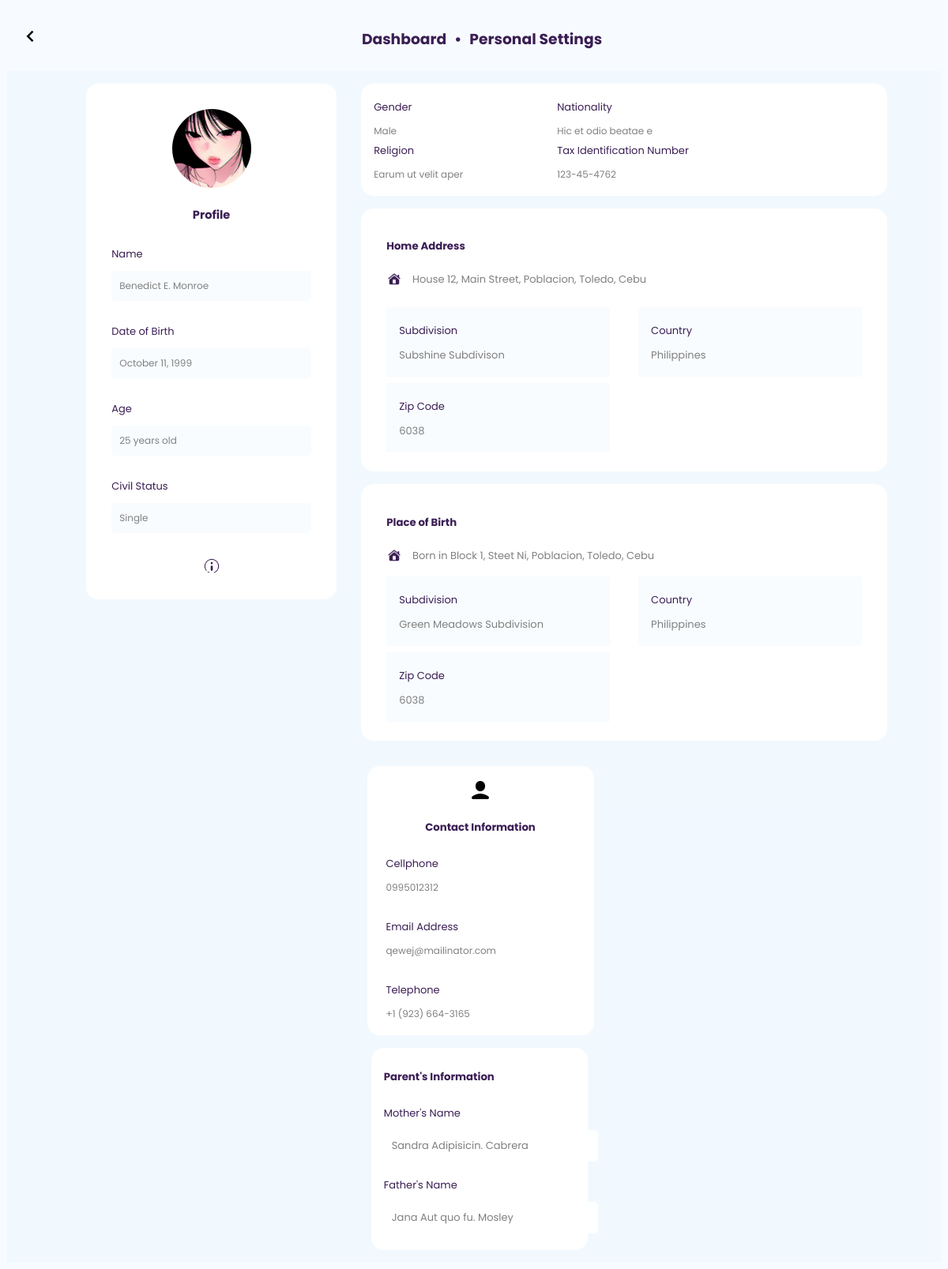
Screenshot of /success.php?id=128 with the database file from the repository.
### tables this page shows
CREATE TABLE `users` (
  `user_id` int(11) NOT NULL,
  `firstname` varchar(50) NOT NULL,
  `lastname` varchar(50) NOT NULL,
  `middle` varchar(50) NOT NULL,
  `dob` date NOT NULL,
  `age` int(50) NOT NULL,
  `sex` enum('Male','Female','Other') NOT NULL,
  `civil_status` varchar(20) NOT NULL,
  `other_status` varchar(50) NOT NULL,
  `tax` varchar(50) NOT NULL,
  `nationality` varchar(50) NOT NULL,
  `religion` varchar(50) NOT NULL,
  `status` varchar(20) NOT NULL
);

CREATE TABLE `addresses` (
  `address_id` int(11) NOT NULL,
  `user_id` int(11) DEFAULT NULL,
  `unit` varchar(10) DEFAULT NULL,
  `house_no` varchar(10) DEFAULT NULL,
  `street` varchar(100) DEFAULT NULL,
  `subdivision` varchar(100) DEFAULT NULL,
  `baranggay` varchar(50) DEFAULT NULL,
  `city_municipality` varchar(50) DEFAULT NULL,
  `province_home` varchar(50) DEFAULT NULL,
  `country` varchar(50) DEFAULT NULL,
  `zip` varchar(10) DEFAULT NULL
);

CREATE TABLE `birth_place` (
  `birth_id` int(11) NOT NULL,
  `user_id` int(11) NOT NULL,
  `b_unit` varchar(100) NOT NULL,
  `b_house` varchar(255) NOT NULL,
  `b_street` varchar(100) NOT NULL,
  `b_subdivision` varchar(100) NOT NULL,
  `b_baranggay` varchar(100) NOT NULL,
  `b_country` varchar(100) NOT NULL,
  `b_zip` int(50) NOT NULL,
  `municipality_birth` varchar(100) NOT NULL,
  `province_birth` varchar(100) NOT NULL
);

CREATE TABLE `contacts` (
  `contact_id` int(11) NOT NULL,
  `user_id` int(11) DEFAULT NULL,
  `mobile` varchar(15) NOT NULL,
  `email` varchar(100) NOT NULL,
  `telephone` varchar(20) DEFAULT NULL
);

CREATE TABLE `parents` (
  `parent_id` int(11) NOT NULL,
  `user_id` int(11) NOT NULL,
  `father_lastname` varchar(50) NOT NULL,
  `father_firstname` varchar(50) NOT NULL,
  `father_middleinitial` varchar(10) DEFAULT NULL,
  `mother_lastname` varchar(50) NOT NULL,
  `mother_firstname` varchar(50) NOT NULL,
  `mother_middleinitial` varchar(10) DEFAULT NULL
);

### model/User.php (called while the page is built, shortened)
<?php
class User
{
    private $conn;
    public function __construct($db_conn)
    {
        $this->conn = $db_conn;
    }
    public function getUserDetails($user_id)
    {
        $query = "SELECT users.user_id, users.firstname, users.lastname, users.middle, users.dob as 'date', users.age, users.sex, users.civil_status as civilStatus, users.other_status as otherStatus, users.tax, users.nationality, users.religion,
        ad.unit, ad.house_no as houseNo, ad.street, ad.subdivision, ad.baranggay, ad.city_municipality as cityMunicipality, ad.province_home, ad.country, ad.zip,
        birth.b_unit as birth_unit, birth.b_house as birth_house, birth.b_subdivision as birth_subdivision, birth.b_baranggay as birth_baranggay, birth.municipality_birth, birth.province_birth, birth.b_country as birth_country,  birth.b_zip as birth_zip, birth.b_street as birth_street,
        contacts.mobile, contacts.email, contacts.telephone,
        parents.father_lastname as lastnameFather, parents.father_firstname as firstnameFather, parents.father_middleinitial as middleinitialFather, parents.mother_lastname as lastnameMother, parents.mother_firstname as firstnameMother, parents.mother_middleinitial as middleinitialMother
        FROM users
        LEFT JOIN addresses ad ON users.user_id = ad.user_id
        LEFT JOIN birth_place birth ON users.user_id = birth.user_id
        LEFT JOIN contacts ON users.user_id = contacts.user_id
        LEFT JOIN parents ON users.user_id = parents.user_id
        WHERE users.user_id = :user_id";
        $statement = $this->conn->prepare($query);
        $statement->bindValue(':user_id', $user_id);
        $statement->execute();
        return $statement->fetch(PDO::FETCH_ASSOC);
    }
}

### success.php (the view, shortened to what this page needs)
<?php
require_once 'config/connection.php';
require_once 'model/User.php';
if (isset($_GET['id'])) {
  $user_id = $_GET['id'];
  $user = new User($conn);
  $data = $user->getUserDetails($user_id);
}
?>
<!DOCTYPE html>
<html lang="en">
<head>
  <link rel="stylesheet" href="assets/css/style.css" />
  <link href='https://unpkg.com/boxicons@2.1.4/css/boxicons.min.css' rel='stylesheet'>
</head>
<body style="background-color: rgba(200, 228, 255, 0.13)">
  <header>
    <div class="back2">
      <button onclick="window.location.href='views/dataView.php'"><i class='bx bx-chevron-left'></i></button>
    </div>
    <div class="header-success" style="margin-inline:auto;">
      <h3>Dashboard</h3>
      <h3>Personal Settings</h3>
    </div>
  </header>
  <div class="wrapper">
    <section>
      <div class="left-card">
        <div class="profile">
          <div class="img">
            <img src="assets/image/profile.png" alt="profile picture" />
          </div>
          <h5>Profile</h5>
        </div>
        <div class="card-info">
          <label for="name">Name</label><br />
          <input type="text" value="<?php echo $data['firstname'] . ' ' . strtoupper(substr($data['middle'], 0, 1)) . '. ' . $data['lastname'] ?>" readonly />
        </div>
        <div class="card-info">
          <br /><label for="date">Date of Birth</label><br />
          <input type="text" value="<?php echo date('F d, Y', strtotime($data['date'])); ?>" readonly />
        </div>
        <div class="card-info">
          <br /><label for="age">Age</label><br />
          <input type="text" value="<?php echo $data['age'] . ' years old'; ?>" readonly />
        </div>
        <div class="card-info">
          <br /><label for="status">Civil Status</label><br />
          <input type="text"
            value="<?php echo ($data['civilStatus'] === 'others' && !empty($data['otherStatus'])) ? $data['otherStatus'] : $data['civilStatus']; ?>"
            readonly />
        </div>
        <div class="info-icon">
          <img src="assets/image/info.png" alt="information" />
        </div>
      </div>
    </section>
    <section class="center-section">
      <div class="board2">
        <div class="card-info">
          <label for="sex">Gender</label><br />
          <input type="text" value="<?php echo $data['sex']; ?>" readonly />
        </div>
        <div class="card-info">
          <label for="nationality">Nationality</label><br />
          <input type="text" value="<?php echo $data['nationality']; ?>" readonly />
        </div>
        <div class="card-info">
          <label for="religion">Religion</label><br />
          <input type="text" value="<?php echo $data['religion']; ?>" readonly />
        </div>
        <div class="card-info">
          <label for="tax">Tax Identification Number</label><br />
          <input type="text" value="<?php echo $data['tax']; ?>" readonly />
        </div>
      </div>
      <div class="home-add-card">
        <div class="head-home-add">
          <h5>Home Address</h5>
        </div>
        <div class="infos">
          <img src="assets/image/home.png" alt="home" />
          <small><?php echo $data['houseNo'] . ', ' . $data['street'] . ', ' . $data['baranggay'] . ', ' . $data['cityMunicipality'] . ', ' . $data['province_home']; ?></small>
        </div>
        <br />
        <div class="infos2">
          <div class="card-info2">
            <label for="subdivision">Subdivision</label><br />
            <input type="text" value="<?php echo $data['subdivision']; ?>" readonly />
          </div>
          <div class="card-info2">
            <label for="country">Country</label><br />
            <input type="text" value="<?php echo $data['country']; ?>" readonly />
          </div>
          <div class="card-info2">
            <label for="zip">Zip Code</label><br />
            <input type="text" value="<?php echo $data['zip']; ?>" readonly />
          </div>
        </div>
      </div>
      <div class="home-add-card">
        <div class="birthplace-card">
          <h5>Place of Birth</h5>
          <div class="birth">
            <img src="assets/image/home.png" alt="home" />
            <small>Born in <?php echo $data['birth_house'] . ', ' . $data['birth_street'] . ', ' . $data['birth_baranggay'] . ', ' . $data['municipality_birth'] . ', ' . $data['province_home']; ?></small>
          </div>
        </div>
        <div class="infos2">
          <div class="card-info2">
            <label for="subdivision">Subdivision</label><br />
            <input type="text" value="<?php echo $data['birth_subdivision']; ?>" readonly />
          </div>
          <div class="card-info2">
            <label for="country">Country</label><br />
            <input type="text" value="<?php echo $data['birth_country']; ?>" readonly />
          </div>
          <div class="card-info2">
            <label for="zip">Zip Code</label><br />
            <input type="text" value="<?php echo $data['birth_zip']; ?>" readonly />
          </div>
        </div>
      </div>
    </section>
    <section class="contactinfo">
      <div class="board3">
        <div class="head-board3">
          <img src="assets/image/contact.png" alt="contacte image" />
          <h5>Contact Information</h5>
        </div>
        <div class="card-info">
          <label for="cellphone">Cellphone</label><br />
          <input type="text" value="<?php echo $data['mobile']; ?>" readonly />
        </div>
        <div class="card-info">
          <br /><label for="email">Email Address</label><br />
          <input type="text" value="<?php echo $data['email']; ?>" readonly />
        </div>
        <div class="card-info">
          <br /><label for="telephone">Telephone</label><br />
          <input type="text" value="<?php echo $data['telephone']; ?>" readonly />
        </div>
      </div>
      <div class="guardians-display">
        <h5>Parent's Information</h5>
        <div class="guardian-info">
          <div class="mother-info-display">
            <div class="card-info3">
              <label for="mother">Mother's Name</label><br />
              <input type="text" value="<?php echo $data['firstnameMother'] . ' ' . $data['middleinitialMother'] . '. ' . $data['lastnameMother']; ?>" readonly />
            </div>
          </div>
          <div class="father-info-display">
            <div class="card-info3">
              <label for="father">Father's Name</label><br />
              <input type="text" value="<?php echo $data['firstnameFather'] . ' ' . $data['middleinitialFather'] . '. ' . $data['lastnameFather']; ?>" readonly />
            </div>
          </div>
        </div>
      </div>
    </section>
  </div>
</body>
</html>

### assets/css/style.css (style rules this page uses)
* { font-family: "Poppins", serif; padding: 0; }
body { overflow-x: hidden; background-color: rgba(200, 228, 255, 0.13); }
header { max-width: 100%; height: 50px; padding: 1rem; display: flex; align-items: center; justify-content: space-between; color: #3b1e54a1; flex-direction: row; }
h3,h4,h5 { color: #3B1E54; }
input { padding: 10px; border-radius:5px; border-width: 1px; box-sizing: border-box; font-size: 13px; outline-color: rgb(38, 0, 82); border: none; margin-top: 10px; border-color: rgba(210, 196, 233, 0.959);; background-color: rgba(255, 255, 255, 0.959) }
label { font-size: 13px; color: #3B1E54; }
.profile { font-size: 1.1rem; }
.header-success { display: flex; align-items: center; gap: 10px; justify-content: center; }
.header-success h3::after { content: "•"; margin-left: 10px; font-size: 18px; }
.header-success h3:last-child::after { content: ""; }
.wrapper { display: flex; flex-wrap: wrap; gap: 2rem; max-width: 1500px; margin-inline: auto; align-items: flex-start; padding: 1rem; background-color: rgba(200, 228, 255, 0.13); justify-content: center; }
.left-card { flex: 1; width: 80%; padding: 2rem; border-radius: 1rem; background-color: white; }
.left-card input { color: gray; }
.info-icon { display: flex; align-items: center; justify-content: center; margin-top: 2rem; }
.info-icon img { width: 20px; cursor: pointer; }
.center-section { width: 55%; }
.center-section input { background-color: transparent !important; }
.board2 { flex: 2; padding: 1rem; background-color: white; border-radius: 1rem; width: 100%; display: flex; flex-direction: row; flex-wrap: wrap; align-items: flex-start; }
.board2 input { color: gray; }
.board3 { flex: 1; max-width: 15em; min-width: 12em; padding-block: 1rem; padding-inline: 1.5rem; background-color: white; border-radius: 1rem; margin-left: 1rem; }
.board3 input { background-color: transparent !important; }
.home-add-card { flex: 1 1 100%; padding-block: 1rem; padding-inline: 2rem; background-color: white; border-radius: 1rem; margin-top: 1rem; align-self: flex-start; width: 95%; }
.home-add-card input { color: gray; }
.home-add-card small { font-size: 13px; }
.guardians-display { padding-block: 5px; padding-inline: 1rem; background-color: white; border-radius: 1rem; margin-top: 1rem; flex-direction: column; position: relative; left: 7%; width: 80%; }
.guardian-info { display: flex; flex-direction: column; justify-content: space-between; position: relative; bottom: 1rem; }
.guardian-info input { color: gray; }
.home-add-card img { width: 20px; height: auto; }
.head-home-add { display: flex; align-items: center; }
.head-board3 { display: flex; flex-direction: column; align-items: center; }
.infos { width: 100%; display: flex; align-items: center; gap: .8rem; }
.home-add-card input { border: none; padding: 0; }
.board2 input { border: none; padding: 0; }
.board3 input { border: none; padding: 0; }
small { color: gray; }
.img { width: 100px; height: 100px; border-radius: 50%; overflow: hidden; }
.img img { width: 100%; height: 100%; object-fit: cover; }
.profile { width:100%; display: flex; justify-content: center; align-items: center; flex-direction: column; }
.card-info input { width: 100%; background-color: rgba(200, 228, 255, 0.13); color: gray; font-size: 12px; text-align: left; }
.card-info3 { margin-top: 1rem; }
.infos2 { display: flex; justify-content: space-between; flex-wrap: wrap; }
.card-info2 { background-color: rgba(200, 228, 255, 0.13); padding: 1rem; margin-bottom: .5rem; }
.card-info2 input { background-color: transparent; }
.father-info-display, .mother-info-display { width: 100%; }
.birth { width: 100%; display: flex; align-items: center; gap: .8rem; margin-bottom: 1rem; }
.contactinfo { display: flex; flex-direction: column; }
.back2 button { border: none; background-color: transparent; cursor: pointer; font-size: 30px; font-weight: 800; }

### rows the page displays
users: firstname+middle+lastname "Benedict E. Monroe", dob "October 11, 1999", age "25 years old", civil_status "Single", sex "Male", nationality "Hic et odio beatae e", religion "Earum ut velit aper", tax "123-45-4762", addresses.house_no "House 12", addresses.street "Main Street", addresses.baranggay "Poblacion", addresses.city_municipality "Toledo", addresses.province_home "Cebu", subdivision "Subshine Subdivison", country "Philippines", zip "6038", birth_place.b_house "Block 1", birth_place.b_street "Steet Ni", birth_place.b_baranggay "Poblacion", birth_place.municipality_birth "Toledo", b_subdivision "Green Meadows Subdivision", b_country "Philippines", b_zip "6038", mobile "0995012312", email "qewej@mailinator.com", telephone "+1 (923) 664-3165", mother_lastname "Sandra Adipisicin. Cabrera", father_lastname "Jana Aut quo fu. Mosley"
